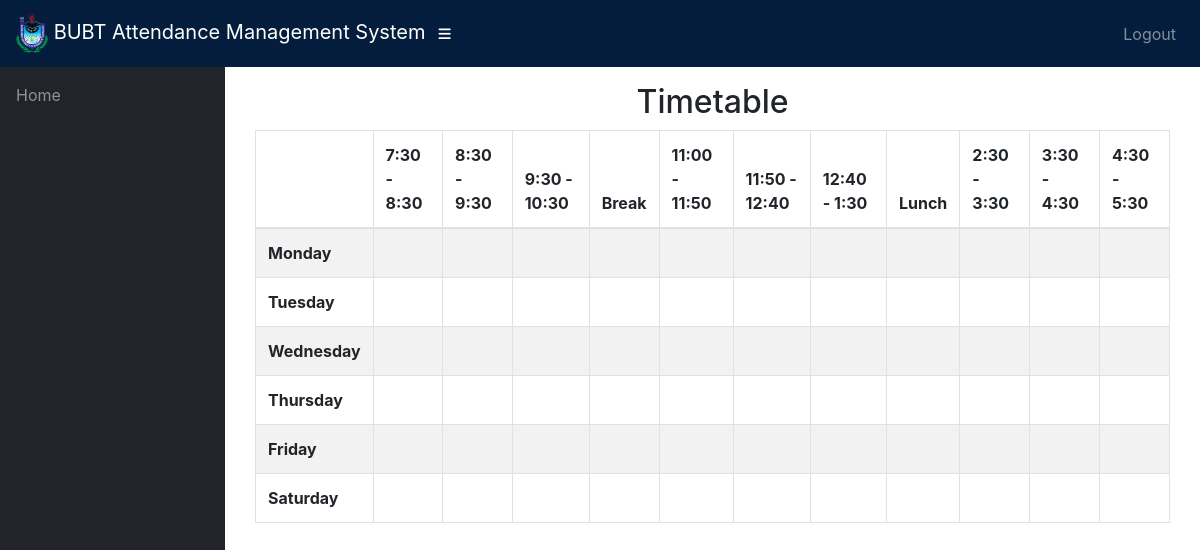
The page /info/student/In30A/timetable/ (signed in) on the database as committed earlier.
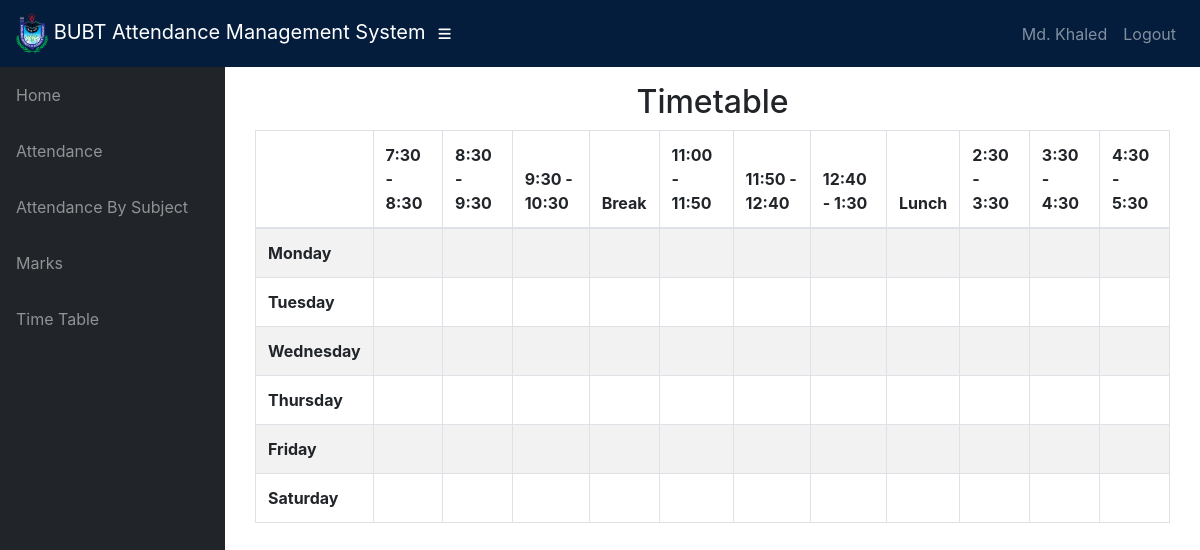
The same page on the database as committed later.
### info/models.py (models this page shows, shortened)
class User(AbstractUser):
    @property
    def is_student(self):
        if hasattr(self, 'student'):
            return True
        return False
    @property
    def is_teacher(self):
        if hasattr(self, 'teacher'):
            return True
        return False

class Student(models.Model):
    user = models.OneToOneField(User, on_delete=models.CASCADE, null=True)
    class_id = models.ForeignKey(Class, on_delete=models.CASCADE, default=1)
    USN = models.CharField(primary_key='True', max_length=100)
    name = models.CharField(max_length=200)
    sex = models.CharField(max_length=50, choices=sex_choice, default='Male')
    DOB = models.DateField(default='1998-01-01')

### info/views.py (the view)
# urls.py: path('student/<slug:class_id>/timetable/', views.timetable, name='timetable'),
@login_required()
def timetable(request, class_id):
    asst = AssignTime.objects.filter(assign__class_id=class_id)
    matrix = [['' for i in range(12)] for j in range(6)]
    for i, d in enumerate(DAYS_OF_WEEK):
        t = 0
        for j in range(12):
            if j == 0:
                matrix[i][0] = d[0]
                continue
            if j == 4 or j == 8:
                continue
            try:
                a = asst.get(period=time_slots[t][0], day=d[0])
                matrix[i][j] = a.assign.course_id
            except AssignTime.DoesNotExist:
                pass
            t += 1
    context = {'matrix': matrix}
    return render(request, 'info/timetable.html', context)

### info/templates/info/timetable.html
{% extends 'info/base.html' %}
    {% block content %}
    <div class="container">
        <div class="container">
            <div class="row">
                <div class="col-md-12">
                    <h2 class="text-center">
                        Timetable
                    </h2>
                </div>
                <div id="no-more-tables">
                    <table class="col-sm-12 table table-bordered table-striped table-condensed cf">
                        <thead class="cf">
                            <tr>
                                <th>      </th>
                                <th>7:30 - 8:30</th>
                                <th>8:30 - 9:30</th>
                                <th>9:30 - 10:30</th>
                                <th>Break</th>
                                <th>11:00 - 11:50</th>
                                <th>11:50 - 12:40</th>
                                <th>12:40 - 1:30</th>
                                <th>Lunch</th>
                                <th>2:30 - 3:30</th>
                                <th>3:30 - 4:30</th>
                                <th>4:30 - 5:30</th>
                            </tr>
                        </thead>
                        <tbody>
                            {% for i in matrix %}
                            <tr>
                                {% for j in i %}
                                    {% if forloop.counter == 1 %}
                                    <td><b>{{ j }}</b></td>
                                    {% else %}
                                    <td>{{ j }}</td>
                                    {% endif %}
                                {% endfor %}
                            </tr>
                            {% endfor %}
                        </tbody>
                    </table>
                </div>
            </div>
        </div>
    </div>
    {% endblock %}

### info/templates/info/base.html (shortened to what this page needs)
<!DOCTYPE html>
<html lang="en">
  <head>
      {% load static %}
    <link href="{% static '/info/bootstrap/vendor/bootstrap/css/bootstrap.min.css' %}" rel="stylesheet">
    <link href="{% static '/info/bootstrap/vendor/fontawesome-free/css/all.min.css' %}" rel="stylesheet" type="text/css">
    <link href="{% static '/info/bootstrap/vendor/datatables/dataTables.bootstrap4.css' %}" rel="stylesheet">
    <link href="{% static '/info/bootstrap/css/sb-admin.css' %}" rel="stylesheet">
    <link rel="stylesheet" href="{% static '/info/bootstrap/css/own.css' %}">
  </head>
  <body id="page-top">
    <nav class="navbar navbar-expand navbar-dark my_bg static-top">
      <a class="navbar-brand mr-1" href="{% url 'index' %}"><img class="header_logo" src="{% static 'info/images/bubt.png' %}" alt=""> BUBT Attendance Management System</a>
      <button class="btn btn-link btn-sm text-white order-1 order-sm-0" id="sidebarToggle" href="#">
        <i class="fas fa-bars"></i>
      </button>
        <div class="collapse navbar-collapse" id="navbarResponsive">
          <ul class="navbar-nav ml-auto">
            <li class="nav-item">
                {% if request.user.is_student %}
                    <a class="nav-link text-capitalize">{{ request.user.student.name }}</a>
                {% elif request.user.is_teacher %}
                    <a class="nav-link text-capitalize">{{ request.user.teacher.name }}</a>
                {% endif %}
            </li>
            <li class="nav-item">
                <a class="nav-link" href="#" data-toggle="modal" data-target="#logoutModal">Logout</a>
            </li>
          </ul>
        </div>
    </nav>
    <div id="wrapper">
      <ul class="sidebar navbar-nav">
            <li class="nav-item">
              <a class="nav-link" href="{% url 'index' %}">
                <span>Home</span>
              </a>
            </li>
        {% if request.user.is_student %}
            <li class="nav-item">
              <a class="nav-link" href="{% url 'attendance' request.user.student.USN %}">
                <span>Attendance</span>
              </a>
            </li>
            <li class="nav-item">
              <a class="nav-link" href="{% url 'attendance' request.user.student.USN %}">
                <span>Attendance By Subject</span>
              </a>
            </li>
            <li class="nav-item">
              <a class="nav-link" href="{% url 'marks_list' request.user.student.USN %}">
                <span>Marks</span>
              </a>
            </li>
              <li class="nav-item">
              <a class="nav-link" href="{% url 'timetable' request.user.student.class_id_id %}">
                <span>Time Table</span>
              </a>
            </li>
        {% endif %}
      </ul>
      <div id="content-wrapper">
        <div class="container-fluid">
            {% block content %}
            {% endblock %}
        </div>
      </div>
    </div>
  </body>
</html>

Rows that differ between the two databases and show on the page:
now on this page (row edited): User: user.student.name "Md. Khaled"
Other text that changed with them:
text now shown: "Attendance Attendance By Subject Marks Time Table"
